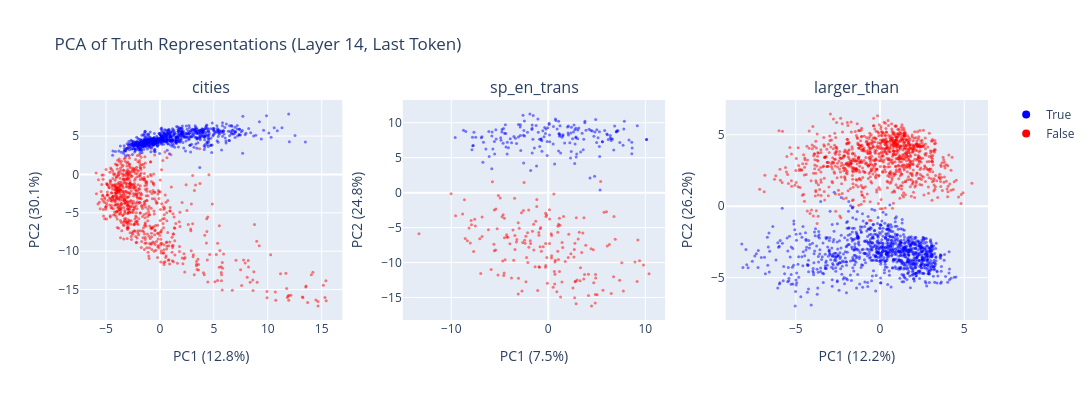

Write notebook code for a chart like this one.
### Markdown cell above
Now let's visualize the PCA projections for all three datasets. Each point is a statement, colored by whether it's true or false.

Before running the cell, think about what you expect to see - PCA is completely unsupervised, so any separation by label would mean truth is one of the most prominent directions of variation in the activation space. Figure 1 of the Geometry of Truth paper shows this plot for LLaMA-2-70B; our results use 13B, so they might be somewhat noisier, but should still show the same qualitative pattern.

### Code cell
fig = make_subplots(rows=1, cols=3, subplot_titles=DATASET_NAMES)

for i, name in enumerate(DATASET_NAMES):
    acts = activations[name]
    label_text = labels_dict[name]
    prompts = statements_dict[name]
    pcs = get_pca_components(acts, k=2)
    X_centered = acts - acts.mean(dim=0)
    projected = (X_centered @ pcs).numpy()

    # Compute variance explained
    total_var = X_centered.var(dim=0).sum().item()
    pc_var = t.tensor(projected).var(dim=0)
    pct_explained = (pc_var / total_var * 100).tolist()

    colors = ["blue" if l == 1 else "red" for l in label_text.tolist()]
    fig.add_trace(
        go.Scatter(
            x=projected[:, 0],
            y=projected[:, 1],
            mode="markers",
            marker=dict(color=colors, size=3, opacity=0.5),
            name=name,
            showlegend=False,
            hovertext=prompts,
            customdata=list(zip(prompts, label_text)),
            hovertemplate=(
                "<b>%{customdata[1]}</b><br>"
                "%{customdata[0]}<br>"
                "PC1: %{x:.2f}<br>"
                "PC2: %{y:.2f}"
                "<extra></extra>"
            ),
        ),
        row=1,
        col=i + 1,
    )
    fig.update_xaxes(title_text=f"PC1 ({pct_explained[0]:.1f}%)", row=1, col=i + 1)
    fig.update_yaxes(title_text=f"PC2 ({pct_explained[1]:.1f}%)", row=1, col=i + 1)

# Add a legend manually
fig.add_trace(go.Scatter(x=[None], y=[None], mode="markers", marker=dict(color="blue", size=8), name="True"))
fig.add_trace(go.Scatter(x=[None], y=[None], mode="markers", marker=dict(color="red", size=8), name="False"))

fig.update_layout(
    title="PCA of Truth Representations (Layer 14, Last Token)",
    height=400,
    width=1200,
)
fig.show()

### Figure 1 — Plotly figure (JSON) as saved in the notebook; plotly's stock layout.template omitted (floating-point values rounded to 4 significant figures; data arrays with more than 128 entries replaced by an {"elided": "..."} marker saying what was removed)
{"data": [{"customdata": {"elided": "1496x2 mixed values"}, "hovertemplate": "<b>%{customdata[1]}</b><br>%{customdata[0]}<br>PC1: %{x:.2f}<br>PC2: %{y:.2f}<extra></extra>", "hovertext": {"elided": "1496 str values"}, "marker": {"color": {"elided": "1496 str values"}, "opacity": 0.5, "size": 3}, "mode": "markers", "name": "cities", "showlegend": false, "type": "scatter", "x": {"elided": "1496 float values"}, "xaxis": "x", "y": {"elided": "1496 float values"}, "yaxis": "y"}, {"customdata": {"elided": "354x2 mixed values"}, "hovertemplate": "<b>%{customdata[1]}</b><br>%{customdata[0]}<br>PC1: %{x:.2f}<br>PC2: %{y:.2f}<extra></extra>", "hovertext": {"elided": "354 str values"}, "marker": {"color": {"elided": "354 str values"}, "opacity": 0.5, "size": 3}, "mode": "markers", "name": "sp_en_trans", "showlegend": false, "type": "scatter", "x": {"elided": "354 float values"}, "xaxis": "x2", "y": {"elided": "354 float values"}, "yaxis": "y2"}, {"customdata": {"elided": "1980x2 mixed values"}, "hovertemplate": "<b>%{customdata[1]}</b><br>%{customdata[0]}<br>PC1: %{x:.2f}<br>PC2: %{y:.2f}<extra></extra>", "hovertext": {"elided": "1980 str values"}, "marker": {"color": {"elided": "1980 str values"}, "opacity": 0.5, "size": 3}, "mode": "markers", "name": "larger_than", "showlegend": false, "type": "scatter", "x": {"elided": "1980 float values"}, "xaxis": "x3", "y": {"elided": "1980 float values"}, "yaxis": "y3"}, {"marker": {"color": "blue", "size": 8}, "mode": "markers", "name": "True", "type": "scatter", "x": [null], "y": [null]}, {"marker": {"color": "red", "size": 8}, "mode": "markers", "name": "False", "type": "scatter", "x": [null], "y": [null]}], "layout": {"annotations": [{"font": {"size": 16}, "showarrow": false, "text": "cities", "x": 0.1444, "xanchor": "center", "xref": "paper", "y": 1, "yanchor": "bottom", "yref": "paper"}, {"font": {"size": 16}, "showarrow": false, "text": "sp_en_trans", "x": 0.5, "xanchor": "center", "xref": "paper", "y": 1, "yanchor": "bottom", "yref": "paper"}, {"font": {"size": 16}, "showarrow": false, "text": "larger_than", "x": 0.8556, "xanchor": "center", "xref": "paper", "y": 1, "yanchor": "bottom", "yref": "paper"}], "height": 400, "title": {"text": "PCA of Truth Representations (Layer 14, Last Token)"}, "width": 1200, "xaxis": {"anchor": "y", "domain": [0, 0.2889], "title": {"text": "PC1 (12.8%)"}}, "xaxis2": {"anchor": "y2", "domain": [0.3556, 0.6444], "title": {"text": "PC1 (7.5%)"}}, "xaxis3": {"anchor": "y3", "domain": [0.7111, 1], "title": {"text": "PC1 (12.2%)"}}, "yaxis": {"anchor": "x", "domain": [0, 1], "title": {"text": "PC2 (30.1%)"}}, "yaxis2": {"anchor": "x2", "domain": [0, 1], "title": {"text": "PC2 (24.8%)"}}, "yaxis3": {"anchor": "x3", "domain": [0, 1], "title": {"text": "PC2 (26.2%)"}}}}
